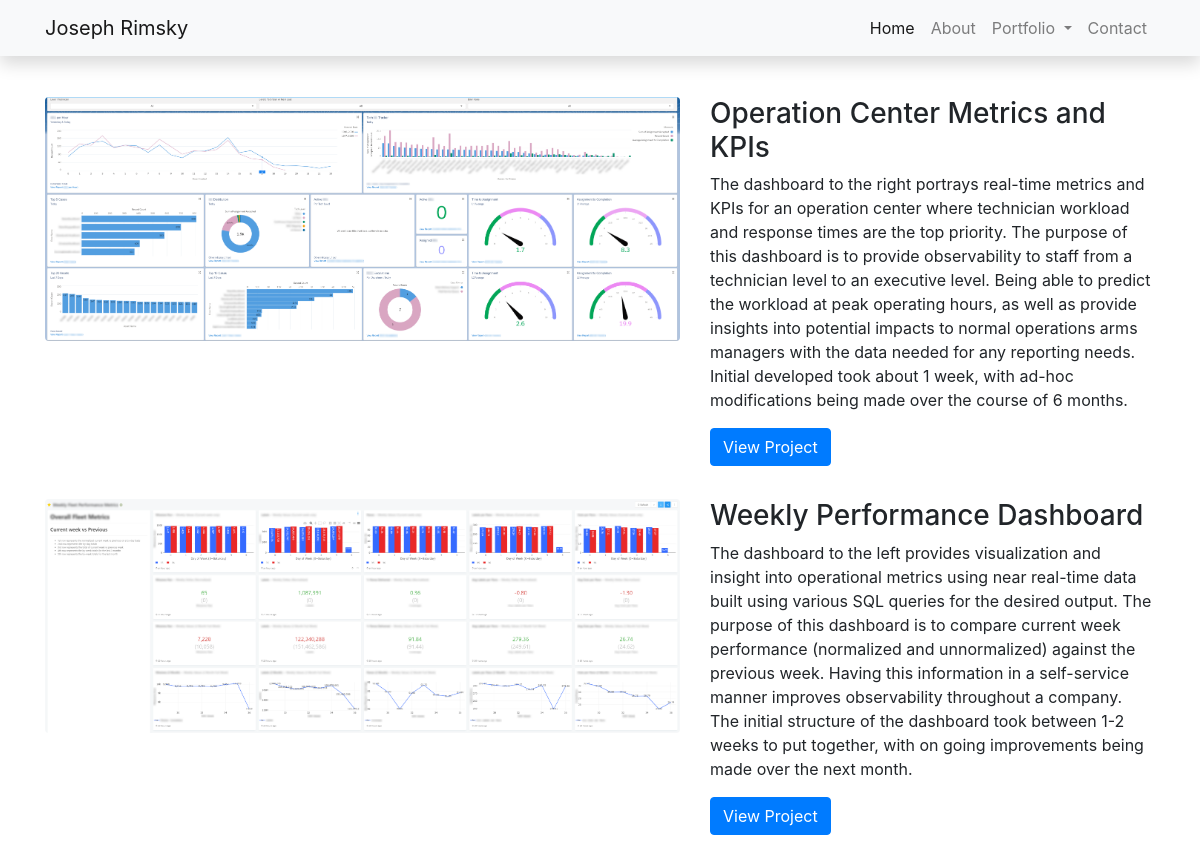
Screenshot of /portfolio/professional with the database file from the repository.
### portfolio/models.py (models this page shows, shortened)
class Photo(models.Model):
    choices = [('Professional', 'Professional'), ('Photography', 'Photography'),]
    image = models.ImageField(upload_to='photos')
    category = models.CharField(max_length=20, choices=choices, default='Photography')
    description = models.TextField(default='Hello world!')
    title = models.CharField(max_length=50, default='Hello world!')

### portfolio/views.py (the view)
# urls.py: path('portfolio/professional', views.portfolio, name="professional_portfolio"),
def portfolio(request):
    category = os.path.basename(request.path).capitalize()
    context = {
        'page_title': "- " + category,
        'photos': Photo.objects.filter(category=category),
        'category': category
    }
    return render(request, 'portfolio.html', context=context)

### portfolio/templates/portfolio.html (shortened to what this page needs)
{% extends "base.html" %}
{% load static %}
{% block page_content %}
    <div class="container">
        <div class="row text-center text-lg-left">
            {% if category == "Photography" %}
            {% for photo in photos %}
            <div class="col-lg-3 col-md-4 col-6">
                <a href=" {{ photo.image.url }} " class="d-block mb-4 h-100">
                    <img class="img-fluid img-thumbnail" src="{{ photo.image.url }}">
                </a>
            </div>
            {% endfor %}
            {% else %}
            {% for photo in photos %}
            <div class="row">
                <div class="col-md-7">
                    <a href="#">
                        <img class="img-fluid rounded mb-3 mb-md-0" src="{{ photo.image.url }}" alt="">
                    </a>
                </div>
                <div class="col-md-5">
                    <h3>{{ photo.title }}</h3>
                    <p>{{ photo.description }}</p>
                    <a class="btn btn-primary" href="#">View Project</a>
                </div>
            </div>
            {% endfor %}
            {% endif %}
        </div>
    </div>
{% endblock %}

### project_app/templates/base.html (shortened to what this page needs)
{% load bootstrap4 %}
{%  bootstrap_css %}
{% load static %}
<!DOCTYPE html>
<html lang="en">
    <head>
        <link href="https://cdnjs.cloudflare.com/ajax/libs/magnific-popup.js/1.1.0/magnific-popup.min.css" rel="stylesheet" />
        <link href="{% static 'css/styles.css' %}" rel="stylesheet" type="text/css" />
    </head>
    <nav class="navbar navbar-expand-lg navbar-light bg-light shadow fixed-top">
        <div class="container">
            <a class="navbar-brand" href="/">Joseph Rimsky</a>
            <div class="collapse navbar-collapse" id="navbarResponsive">
                <ul class="navbar-nav ml-auto">
                    <li class="nav-item active">
                        <a class="nav-link" href="/">Home
                        </a>
                    </li>
                    <li class="nav-item">
                        <a class="nav-link" href="/#About">About</a>
                    </li>
                    <li class="nav-item dropdown">
                        <a class="nav-link dropdown-toggle" href="" id="navbarDropdown" role="button" data-toggle="dropdown" aria-haspopup="true" aria-expanded="false">
                        Portfolio
                        </a>
                    </li>
                    <li class="nav-item">
                        <a class="nav-link" href="/#Contact">Contact</a>
                    </li>
                </ul>
            </div>
        </div>
    </nav>
    <div class="container">
        {% block page_content %}{% endblock %}
    </div>
</html>

### rows the page displays
Photo: image (picture), title "Operation Center Metrics and KPIs", description "The dashboard to the right portrays real-time metrics and KPIs for an operation center where technician workload and response times are the top priority. The purpose of this dashboard is to provide observability to staff from a technician level to an executive level. Being able to predict the workload at peak operating hours, as well as provide insights into potential impacts to normal operations arms managers with the data needed for any reporting needs. Initial developed took about 1 week, with ad-hoc modifications being made over the course of 6 months."
Photo: image (picture), title "Weekly Performance Dashboard", description "The dashboard to the left provides visualization and insight into operational metrics using near real-time data built using various SQL queries for the desired output. The purpose of this dashboard is to compare current week performance (normalized and unnormalized) against the previous week. Having this information in a self-service manner improves observability throughout a company. The initial structure of the dashboard took between 1-2 weeks to put together, with on going improvements being made over the next month."
